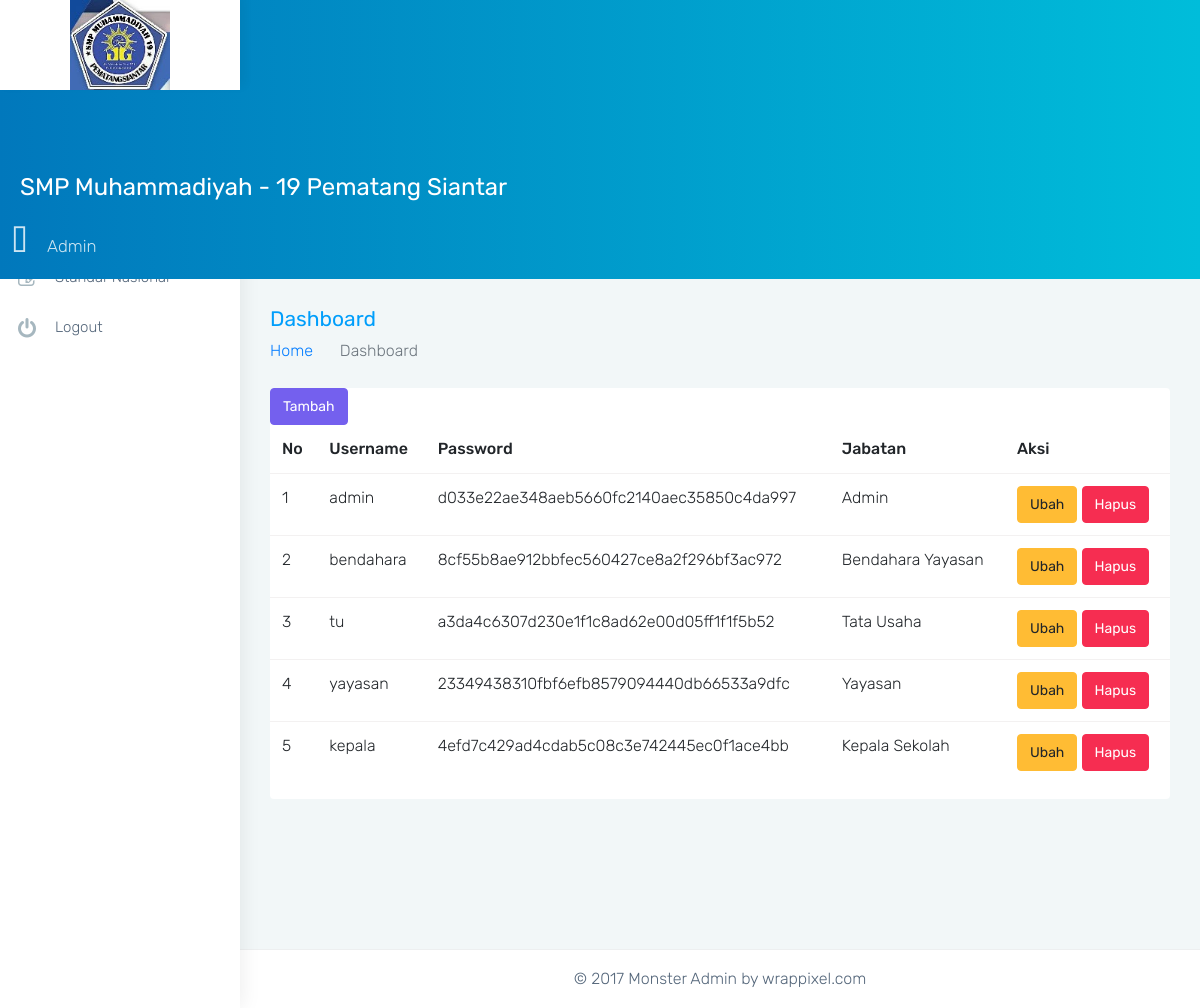
The app's page /view/admin/pengguna.php (signed in), older data.
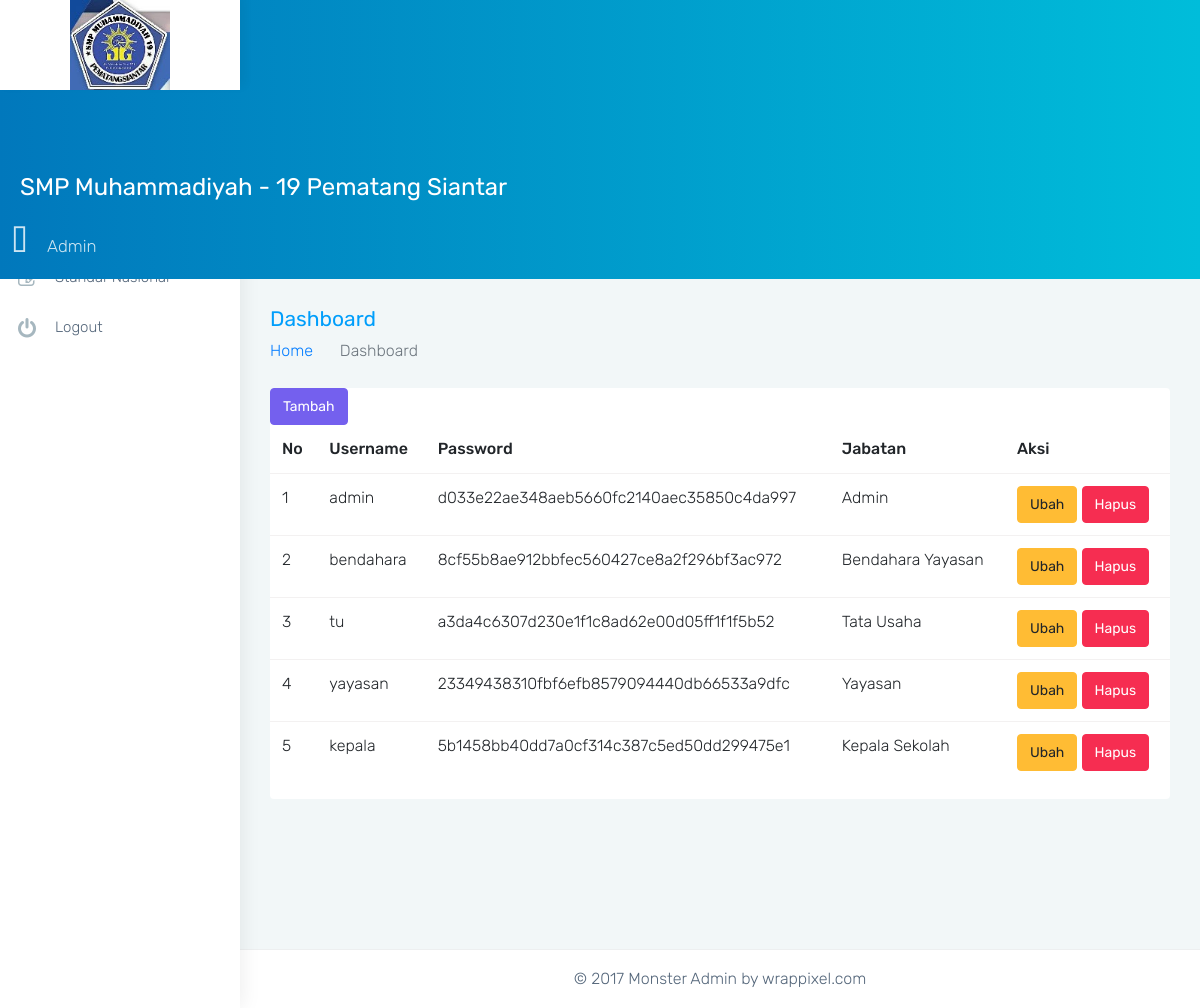
The same page, newer data.
### tables this page shows
CREATE TABLE `tbl_user` (
  `id_user` int(11) NOT NULL,
  `username` varchar(100) NOT NULL,
  `password` varchar(100) NOT NULL,
  `role` enum('Admin','Bendahara Yayasan','Tata Usaha','Yayasan','Kepala Sekolah') NOT NULL
);

### url.php (called while the page is built, shortened)
<?php
$url = 'http://localhost/simkeuangan/';

### proses/function.php (called while the page is built, shortened)
<?php
  function get_data($table, $where = null)
  {
    require('koneksi.php');
    $query = "SELECT * FROM $table";
    $hasil = mysqli_query($conn,$query);
    $rows = array();
    while ($row = $hasil->fetch_assoc()) {
      $rows[] = $row;
    }
    return $rows;
  }
?>

### proses/pengguna.php (called while the page is built)
<?php
include('function.php');
function getpengguna()
{
  $table = "tbl_user";
  return get_data($table);
}

### view/admin/pengguna.php (the view, shortened to what this page needs)
<?php
require('../../url.php');
require('../../proses/pengguna.php');
require('../_template/head.php');
require('../_template/header.php');
require('../_template/sidebar.php');
?>
<div class="page-wrapper">
  <div class="container-fluid">
    <div class="row page-titles">
      <div class="col-md-6 col-8 align-self-center">
        <h3 class="text-themecolor m-b-0 m-t-0">Dashboard</h3>
        <ol class="breadcrumb">
          <li class="breadcrumb-item"><a href="<?= $url; ?>">Home</a></li>
          <li class="breadcrumb-item active">Dashboard</li>
        </ol>
      </div>
    </div>
    <div class="row">
      <div class="col-12">
        <div class="card">
          <div class="card-block">
            <a href="#" class="btn btn-primary" data-toggle="modal" data-target="#exampleModal">Tambah</a>
            <table class="table">
              <thead>
                <tr>
                  <th>No</th>
                  <th>Username</th>
                  <th>Password</th>
                  <th>Jabatan</th>
                  <th>Aksi</th>
                </tr>
              </thead>
              <tbody>
                <?php
                $pengguna = getpengguna();
                $no = 0;
                foreach ($pengguna as $p) {
                ?>
                  <tr>
                    <td><?= $no + 1; ?></td>
                    <td><?= $p['username']; ?></td>
                    <td><?= $p['password']; ?></td>
                    <td><?= $p['role']; ?></td>
                    <td>
                      <a href="" class="btn btn-warning" data-toggle="modal" data-target="#exampleModal<?= $no; ?>">Ubah</a>
                      <a href="<?= $url; ?>admin/pengguna/hapus.php?user=<?= $p['id_user']; ?>" class="btn btn-danger" onclick="return confirm('Hapus data ini ?')">Hapus</a>
                    </td>
                  </tr>
                <?php
                  $no++;
                }
                ?>
              </tbody>
            </table>
          </div>
        </div>
      </div>
    </div>
  </div>
  <?php require('../_template/footer.php') ?>
</div>
<?php require('../_template/jquery.php') ?>

Row changes from the older to the newer data that the page shows:
changed tbl_user "kepala": password "4efd7c429ad4cdab5c08c3e742445ec0f1ace4bb" → "5b1458bb40dd7a0cf314c387c5ed50dd299475e1"
